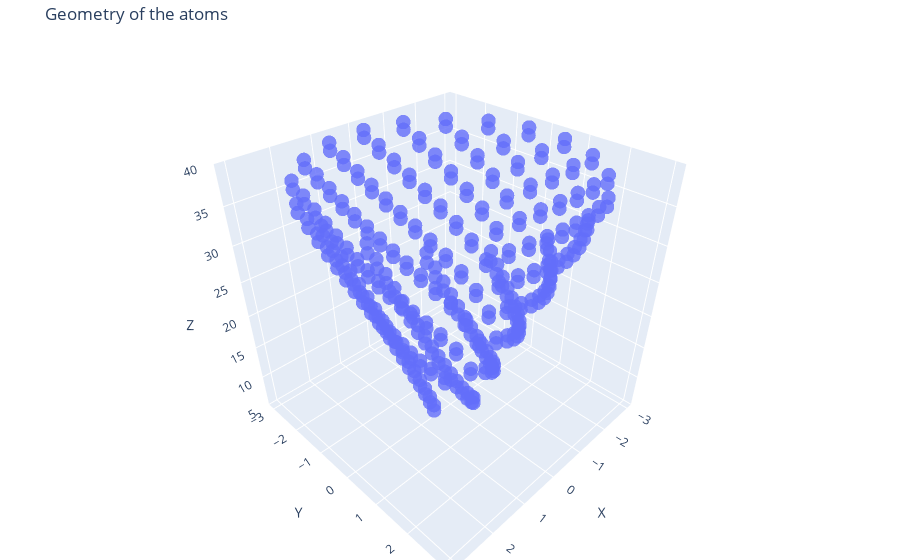

Notebook source saved alongside this figure:
### Markdown cell above
## Funnel

### Code cell
tube_length = 2
ring_size = 20
init_tube = []
tube_subradiant_list = []
tube_superradiant_list = []


dipole_vector_hat = np.array([1, 0, 0]) #i z retning 
d = 0.3 

for j in range(3, ring_size): 
    for i in range(tube_length):
        #adds one layer at a time
        joint = Qchains.RingGenerater(j)
        joint[:, 2] = i + j * tube_length
        init_tube.append(joint)

    funnel = np.vstack(init_tube)
Qchains.StructurePlotter(funnel)

### Figure 1 — Plotly figure (JSON) as saved in the notebook; plotly's stock layout.template omitted (floating-point values rounded to 4 significant figures; data arrays with more than 128 entries replaced by an {"elided": "..."} marker saying what was removed)
{"data": [{"marker": {"opacity": 0.8, "size": 5}, "mode": "markers", "type": "scatter3d", "x": {"elided": "374 float values"}, "y": {"elided": "374 float values"}, "z": {"elided": "374 int values"}}], "layout": {"margin": {"b": 0, "l": 0, "r": 0, "t": 40}, "scene": {"xaxis": {"title": {"text": "X"}}, "yaxis": {"title": {"text": "Y"}}, "zaxis": {"title": {"text": "Z"}}}, "title": {"text": "Geometry of the atoms"}}}
